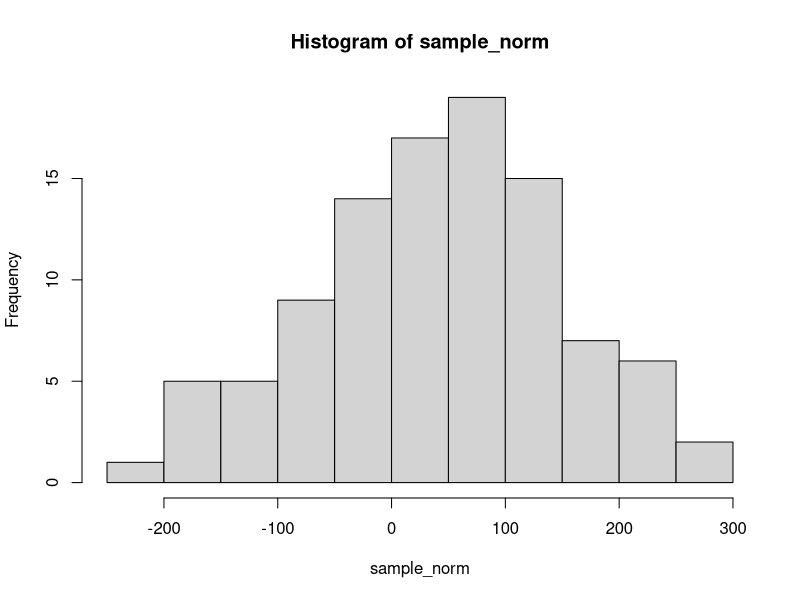

Here is the R script that generated this plot: (Note: this script raises an error after producing the figure.)
a <-  c(seq(5, 14, 1))
a
typeof(a)
b <-  a*2
b
c <-  b/3
c
final_vector <- c(a, b, c)
final_vector
#final_vector2 <- 

a <- seq(2, 99, 2)
a
b2 <- seq(from=2, by=2, length.out=30)
b
c <- seq(5, 100, by=5)
c2 <- seq(from=5, by=5, len=20)
c2
length(c)
c


sample_a <- sample(a, 5)
sample_a

sample_b <- sample(b, 3)
sample_b

sample_c <- sample(c, 2)
sample_c

resuming_vector_3 <- c(sample_a, sample_b, sample_c)
sort(resuming_vector_3)
one_big_vector <- sample(c(sample_a, sample_b, sample_c))
one_big_vector
mean(resuming_vector_3)
sum(resuming_vector_3)
mean(resuming_vector_3)
max(resuming_vector_3)
summary(one_big_vector)[c('Min.', 'Mean', 'Min.')]
sum((resuming_vector_3 %% 2) == 0)
sum(!((resuming_vector_3 %% 2) == 0))


sample_norm <- rnorm(100, 42, 100)
sample_norm
hist(sample_norm)


names <- c('Masha', 'Sasha', 'Dasha')
DFNAMES <- sample(names, 100, replace=T)
genders <- c('M', 'F')
DFAGE <- sample(25:50, length(DFNAMES), replace=T)
generated_df <- data.frame(DFNAMES, DFAGE)
generated_df$sex<-NA
generated_df$sex[(generated_df$DFNAMES == 'Dasha') | (generated_df$DFNAMES == 'Masha')] <- 'F'
View(generated_df)
num_of_Sasha <-  sum(generated_df$DFNAMES == 'Sasha')
generated_df$sex[(generated_df$DFNAMES == 'Sasha')] <- sample(genders, sample(1, num_of_Sasha, 1), replace=T)
generated_df$DF_ID<-NA
vec <- c(1:100)
generated_df$DF_ID <- paste0(as.character(vec), generated_df$DFNAMES, generated_df$DFAGE)
